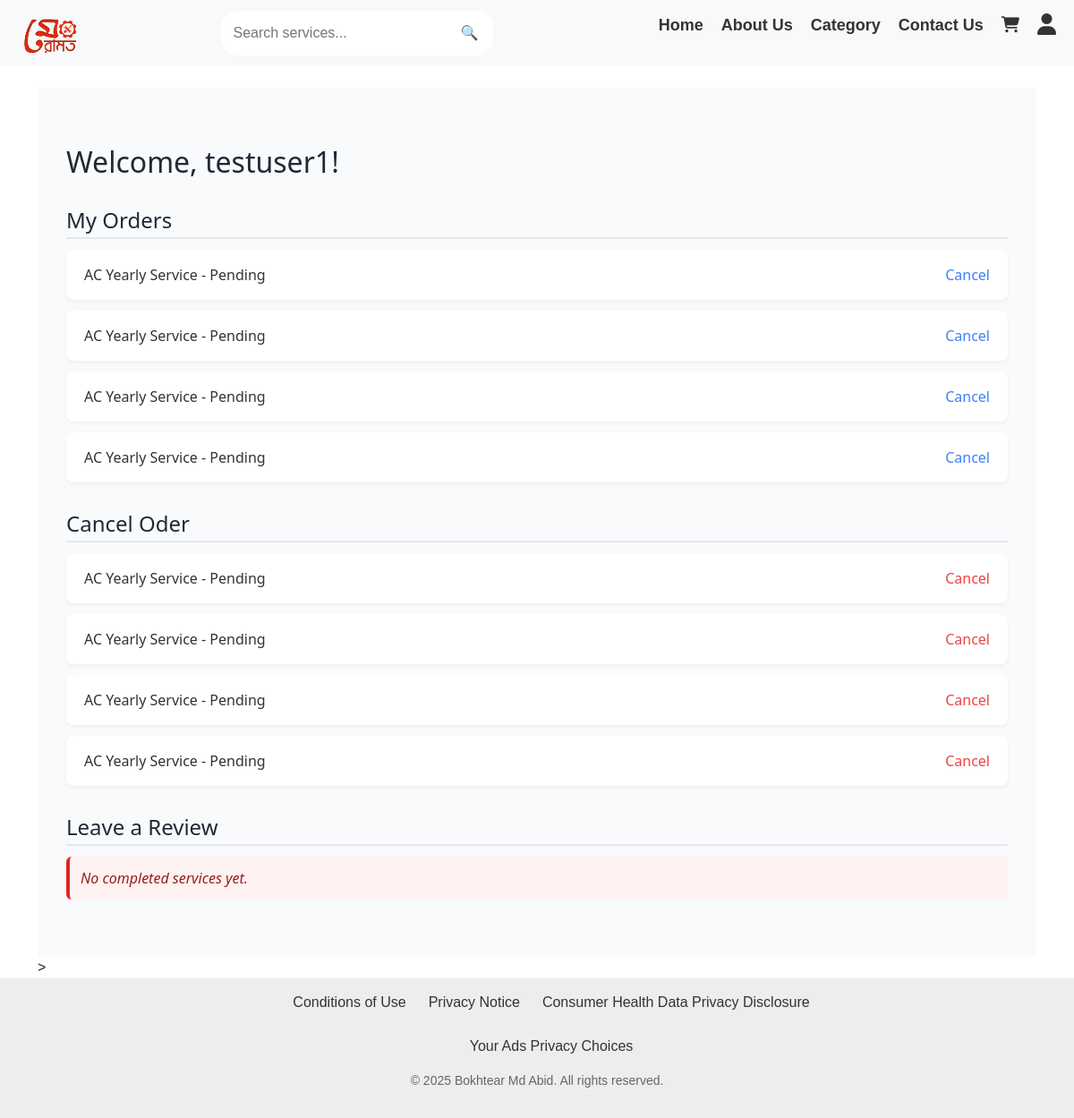
/user/user-dashboard/ (signed in), run on the app's committed database.
### meramotapp/models.py (models this page shows, shortened)
class CustomUser(AbstractUser):
    is_seller = models.BooleanField(default=False)
    is_normal_user = models.BooleanField(default=True)
    mobile_no = models.CharField(max_length=15, unique=True, null=True, blank=True)
    groups = models.ManyToManyField(Group, related_name="customuser_set", blank=True)
    user_permissions = models.ManyToManyField(Permission, related_name="customuser_permissions", blank=True)
    image = models.ImageField(upload_to="sellers/", blank=True, null=True)  # Allow image upload

class Booking(models.Model):
    user = models.ForeignKey(settings.AUTH_USER_MODEL, on_delete=models.CASCADE)
    service = models.ForeignKey(Service, on_delete=models.CASCADE)
    date = models.DateField()
    time_slot = models.CharField(max_length=20)  # Example: "10:00 AM - 11:00 AM"
    status = models.CharField(max_length=20, choices=[('Pending', 'Pending'), ('Confirmed', 'Confirmed'), ('Cancelled', 'Cancelled')], default='Pending')
    created_at = models.DateTimeField(auto_now_add=True)

class Service(models.Model):
    seller = models.ForeignKey(settings.AUTH_USER_MODEL, on_delete=models.CASCADE, limit_choices_to={'is_seller': True})
    category = models.ForeignKey('Category', on_delete=models.CASCADE)
    title = models.CharField(max_length=255)
    description = models.TextField()
    price = models.DecimalField(max_digits=10, decimal_places=2)
    image = models.ImageField(upload_to='service_images', null=True, blank=True)
    location = models.CharField(max_length=255, null=True, blank=True)
    rating = models.FloatField(default=0.0)
    created_at = models.DateTimeField(auto_now_add=True)

### meramotapp/views.py (the view)
# urls.py: path("user/user-dashboard/", views.user_dashboard,  name="user_dashboard"),
@login_required
def user_dashboard(request):
    if request.user.is_seller:
        return redirect("seller_dashboard")
    orders = Booking.objects.filter(user=request.user)
    completed_services = Service.objects.filter(booking__user=request.user, booking__status="Completed")
    return render(request, "user/user_dashboard.html", {"orders": orders, "completed_services": completed_services})

### templates/user/user_dashboard.html (shortened to what this page needs)
{% extends "base.html" %}
{% load static %}
{% block extra_css %}
<link rel="stylesheet" href="{% static 'css/style_user_dashboard.css' %}">
{% endblock %}
{% block content %}
<div class="dashboard-container">
<h2>Welcome, {{ user.username }}!</h2>
    <h3>My Orders</h3>
    <ul>
        {% for order in orders %}
            <li>{{ order.service.title }} - {{ order.status }}
                <a href="{% url 'cancel_order' order.id %}">Cancel</a>
            </li>
        {% empty %}
            <p>No orders yet.</p>
        {% endfor %}
    </ul>
    <h3>Cancel Oder</h3>
    <ul>
        {% for order in orders %}
            <li>
                {{ order.service.title }} - {{ order.status }}
                {% if order.status == "Pending" %}
                    <a href="{% url 'cancel_order' order.id %}" class="cancel-btn">Cancel</a>
                {% endif %}
            </li>
        {% empty %}
            <p>No orders yet.</p>
        {% endfor %}
    </ul>
    <h3>Leave a Review</h3>
    <ul>
        {% for service in completed_services %}
            <li>{{ service.title }}
                <a href="#">Write Review</a>
            </li>
        {% empty %}
            <p>No completed services yet.</p>
        {% endfor %}
    </ul>
</div>>
{% endblock %}

### static/css/style_user_dashboard.css (style rules this page uses)
.dashboard-container { padding: 2rem; font-family: 'Segoe UI', Tahoma, Geneva, Verdana, sans-serif; color: #333; background-color: #f9fafb; }
.dashboard-container h2, .dashboard-container h3 { color: #1f2937; margin-top: 2rem; }
.dashboard-container h2 { font-size: 2rem; margin-bottom: 1rem; }
.dashboard-container h3 { font-size: 1.5rem; margin-bottom: 0.75rem; border-bottom: 2px solid #e5e7eb; padding-bottom: 0.25rem; }
.dashboard-container ul { list-style: none; padding-left: 0; margin-bottom: 2rem; }
.dashboard-container li { background-color: #ffffff; margin-bottom: 0.75rem; padding: 1rem 1.25rem; border-radius: 0.5rem; box-shadow: 0 2px 4px rgba(0, 0, 0, 0.05); display: flex; justify-content: space-between; align-items: center; transition: background-color 0.3s ease; }
.dashboard-container a { text-decoration: none; color: #3b82f6; font-weight: 500; transition: color 0.2s ease; }
.dashboard-container .cancel-btn { color: #ef4444; }
.dashboard-container p { background-color: #fef2f2; color: #991b1b; padding: 0.75rem; border-left: 4px solid #dc2626; border-radius: 0.375rem; font-style: italic; margin-top: 0.5rem; }

### templates/navbar.html (style rules this page uses)
* { text-decoration: none; margin: 0; padding: 0; box-sizing: border-box; }

### templates/footer.html (style rules this page uses)
* { margin: 0; padding: 0; text-decoration: none; box-sizing: border-box; }
html, body { height: 100%; display: flex; flex-direction: column; font-family: 'Trebuchet MS', 'Lucida Sans Unicode', 'Lucida Grande', 'Lucida Sans', Arial, sans-serif; }

### data on the page
CustomUser: username "testuser1"
Booking: service "AC Yearly Service", status "Pending", shows "Cancel"
Booking: service "AC Yearly Service", status "Pending", shows "Cancel"
Booking: service "AC Yearly Service", status "Pending", shows "Cancel"
Booking: service "AC Yearly Service", status "Pending", shows "Cancel"
